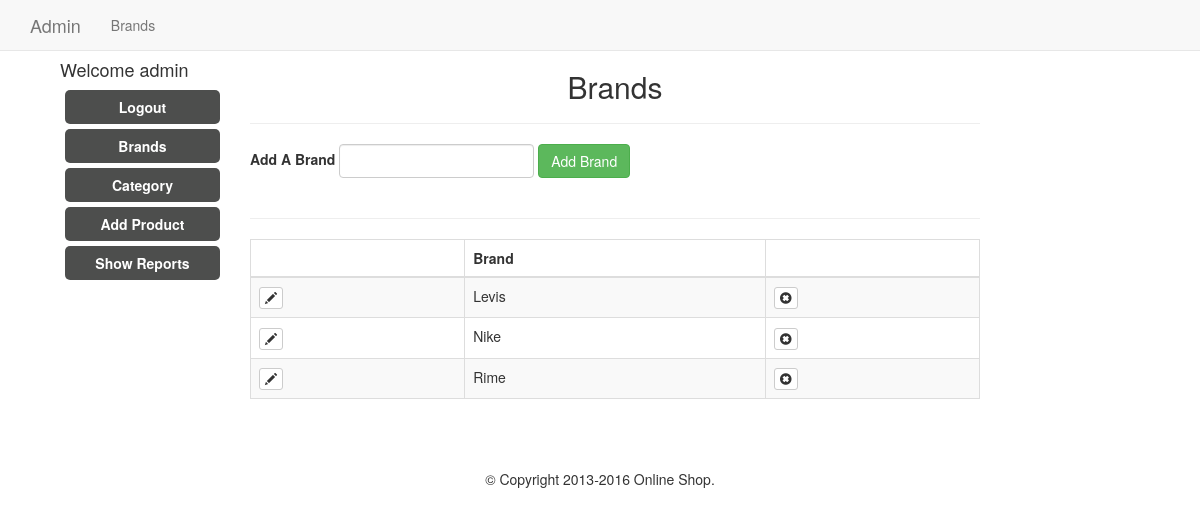
/admin/Brands.php (signed in), run on the app's committed database.
### tables this page shows
CREATE TABLE `brand` (
  `id` int(11) NOT NULL,
  `brand` varchar(255) NOT NULL
);

### admin/Brands.php (the view, shortened to what this page needs)
<?php
include 'includes/header.php';
include 'includes/navigation.php';
$query ="SELECT * FROM brand ORDER BY brand";
$result=mysql_query($query);
?>
<div class="container">
    <?php include 'includes/leftSideBar.php'; ?>
    <div class="col-md-8">
        <h2 class="text-center">Brands</h2><hr />
        <form action="Brands.php<?=(isset($_GET['edit']))?'?edit='.$edit_id:''?>" method="post" class="form-inline">
          <div class="form-group">
              <?php
                $brand_value="";
              ?>
            <label for="Brand"><?php if(isset($_GET['edit'])){
                echo "Edit";
            }else{
                echo "Add A";
            }?> Brand</label>
            <input type="text" class="form-control" name="brand" id="brand" value="<?=$brand_value;?>">
          </div>
          <input type="submit" name="submit" value="<?=(isset($_GET['edit']))?'Edit':'Add '?> Brand" class="btn btn-large btn-success">
        </form>
        <hr />
        <table class="table table-bordered table-striped">
            <thead>
                <th></th><th>Brand</th><th></th>
            </thead>
            <tbody>
                <?php while($row=mysql_fetch_array($result)): ?>
                    <tr>
                        <td><a href="brands.php?edit=<?=$row['id'];?>" class="btn btn-xs btn-default"><span class="glyphicon glyphicon-pencil"></span></a></td>
                        <td><?=$row['brand'];?></td>
                        <td><a href="brands.php?delete=<?=$row['id'];?>" class="btn btn-xs btn-default"><span class="glyphicon glyphicon-remove-sign"></span></a></td>
                    </tr>
                <?php endwhile; ?>
            </tbody>
        </table>
    </div>
    <div class="col-md-2"></div>
</div>
 <?php
 include 'includes/footer.php';
 ?>

### css/main.css (style rules this page uses)
body { padding-top:50px; }

### data on the page
brand: brand "Levis"
brand: brand "Nike"
brand: brand "Rime"

### other printed values
$_SESSION["username"] "admin"
